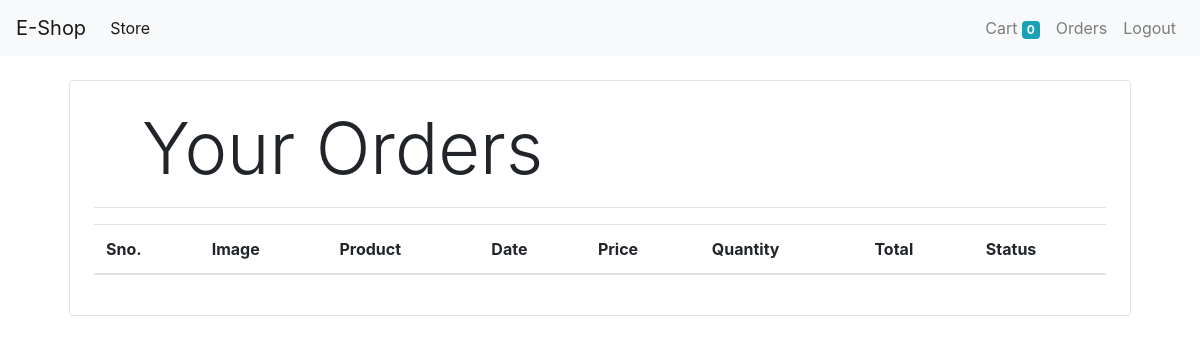
/orders (signed in), run on an earlier commit of the app's database.
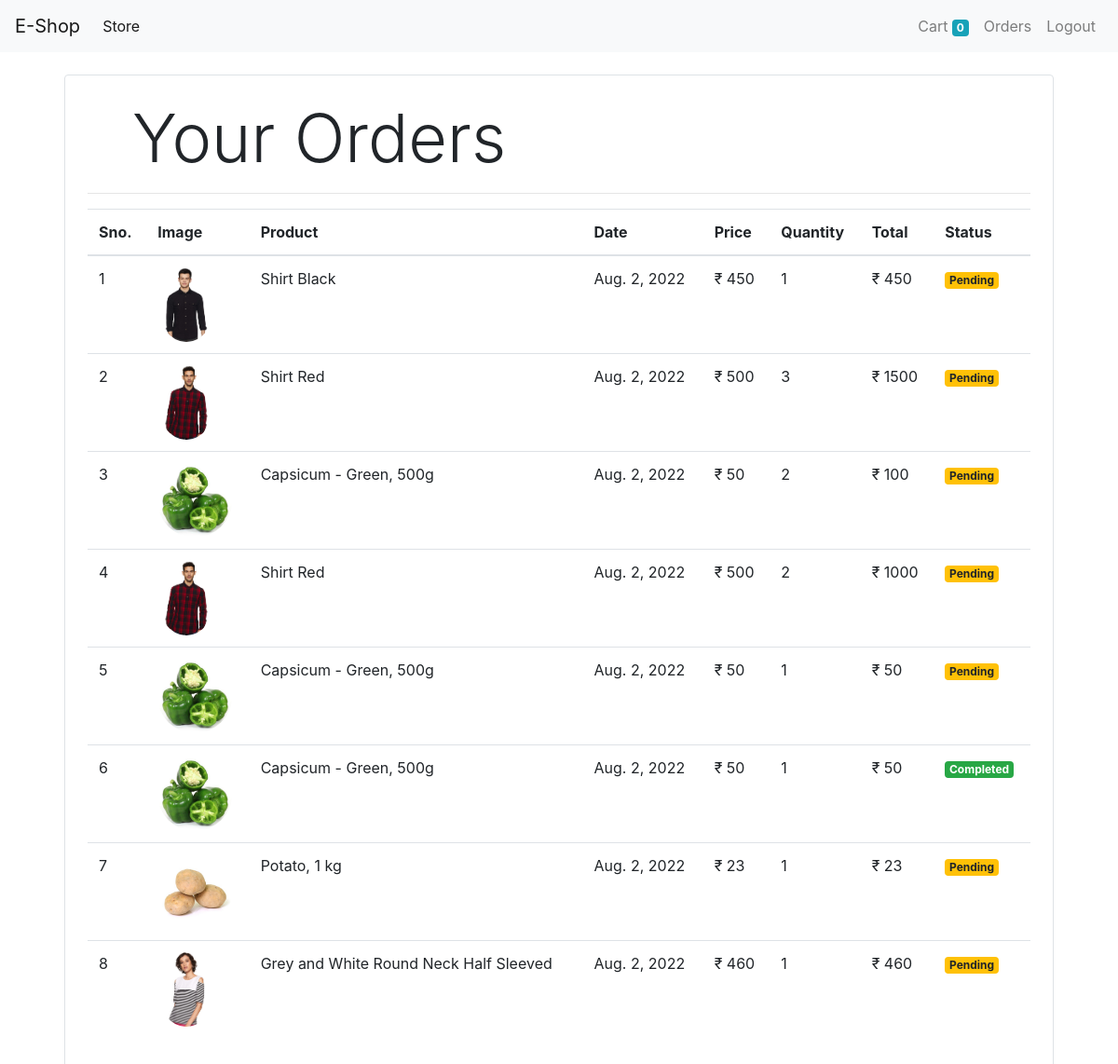
And on a later commit of the database.
### store/models/orders.py (models this page shows, shortened)
class Order(models.Model):
    product = models.ForeignKey(Product,on_delete=models.CASCADE)
    customer = models.ForeignKey(Customer,on_delete=models.CASCADE)
    quantity = models.IntegerField(default=1)
    price = models.IntegerField()
    address = models.CharField(max_length=50,default='',blank=True)
    phone = models.CharField(max_length=50, default='',blank=True)
    date = models.DateField(default=datetime.datetime.today)
    status = models.BooleanField(default=False)
    @staticmethod
    def get_orders_by_customer(customer_id):
        return Order.objects.filter(customer=customer_id).order_by('-date')

### store/models/product.py (models this page shows, shortened)
class Product(models.Model):
    name = models.CharField(max_length=50)
    price = models.IntegerField(default=0)
    category = models.ForeignKey(Category, on_delete=models.CASCADE, default=1)
    description = models.CharField(max_length=200, default='', null=True, blank=True)
    image = models.ImageField(upload_to='uploads/products/')

### store/middlewares/auth.py (the view)
    def middleware(request):
        returnUrl = request.META['PATH_INFO']
        if not request.session.get('customer'):
            return redirect(f'login?return_url={returnUrl}')
        response = get_response(request)
        return response

### store/templatetags/custom_filter.py (called while the page is built)
@register.filter(name='currency')
def currency(number):
    return "₹ "+str(number)

@register.filter(name='multiply')
def multiply(number,number1):
    return number * number1

### store/views/orders.py (called while the page is built)
    def get(self,request):
        customer = request.session.get('customer')
        orders = Order.get_orders_by_customer(customer)
        return render(request,'orders.html',{'orders':orders})

### store/templates/orders.html
{% extends 'base.html' %}
{% block content %}
{% load cart %}
{% load custom_filter %}
<div class="container">
    <div class="border rounded p-4 m-4">
       <p class="display-3 pl-4 ml-4">Your Orders</p>
       <hr>
        <table class="table">
            <thead>
                <tr>
                    <th>Sno.</th>
                    <th>Image</th>
                    <th>Product</th>
                    <th>Date</th>
                    <th>Price</th>
                    <th>Quantity</th>
                    <th>Total</th>
                    <th>Status</th>
                </tr>
            </thead>
            <tbody>
                {% for order in orders %}
                <tr>
                    <td>{{forloop.counter}}</td>
                    <td><img style="height: 80px;" class="rounded-circle" src="{{order.product.image.url}}" alt=""></td>
                    <td>{{order.product.name}}</td>
                    <td>{{order.date}}</td>
                    <td>{{order.price|currency}}</td>
                    <td>{{order.quantity}}</td>
                    <td>{{order.quantity|multiply:order.price|currency}}</td>
                    {% if order.status %}
                    <td><small class="badge badge-success">Completed</small></td>
                    {% else %}
                    <td><small class="badge badge-warning">Pending</small></td>
                    {% endif %}
                </tr>
                {% endfor %}
            </tbody>
        </table>
    </div>
</div>
{% endblock %}

### store/templates/base.html (shortened to what this page needs)
<!doctype html>
<html lang="en">
  <head>
    <link rel="stylesheet" href="https://cdn.jsdelivr.net/npm/bootstrap@4.0.0/dist/css/bootstrap.min.css">
  </head>
  <body>
<nav class="navbar navbar-expand-lg navbar-light bg-light">
  <a class="navbar-brand" href="/">E-Shop</a>
  <div class="collapse navbar-collapse" id="navbarSupportedContent">
    <ul class="navbar-nav mr-auto">
      <li class="nav-item active">
        <a class="nav-link" href="/">Store <span class="sr-only">(current)</span></a>
      </li>
    </ul>
    <ul class="navbar-nav my-2 my-lg-0">
      <li class="nav-item">
        <a class="nav-link" href="/cart">Cart
          <span class="badge badge-info">{{request.session.cart.keys|length}}</span>
          <span class="sr-only">(current)</span></a>
      </li>
      {% if request.session.customer %}
      <li class="nav-item">
        <a class="nav-link" href="/orders">Orders <span class="sr-only">(current)</span></a>
      </li>
      <li class="nav-item">
        <a class="nav-link" href="/logout">Logout <span class="sr-only">(current)</span></a>
      </li>
      {% endif %}
    </ul>
  </div>
</nav>
    {% block content %}
    {% endblock %}
  </body>
</html>

What changed in the data, as far as the page shows it:
added Order: product.image (picture), product.name "Shirt Black", date "Aug. 2, 2022", price "₹ 450", quantity "1", quantity|multiply "₹ 450", status "Pending"
added Order: product.image (picture), product.name "Shirt Red", date "Aug. 2, 2022", price "₹ 500", quantity "3", quantity|multiply "₹ 1500", status "Pending"
added Order: product.image (picture), product.name "Capsicum - Green, 500g", date "Aug. 2, 2022", price "₹ 50", quantity "2", quantity|multiply "₹ 100", status "Pending"
added Order: product.image (picture), product.name "Shirt Red", date "Aug. 2, 2022", price "₹ 500", quantity "2", quantity|multiply "₹ 1000", status "Pending"
added Order: product.image (picture), product.name "Capsicum - Green, 500g", date "Aug. 2, 2022", price "₹ 50", quantity "1", quantity|multiply "₹ 50", status "Pending"
added Order: product.image (picture), product.name "Capsicum - Green, 500g", date "Aug. 2, 2022", price "₹ 50", quantity "1", quantity|multiply "₹ 50", status "Completed"
added Order: product.image (picture), product.name "Potato, 1 kg", date "Aug. 2, 2022", price "₹ 23", quantity "1", quantity|multiply "₹ 23", status "Pending"
added Order: product.image (picture), product.name "Grey and White Round Neck Half Sleeved", date "Aug. 2, 2022", price "₹ 460", quantity "1", quantity|multiply "₹ 460", status "Pending"
